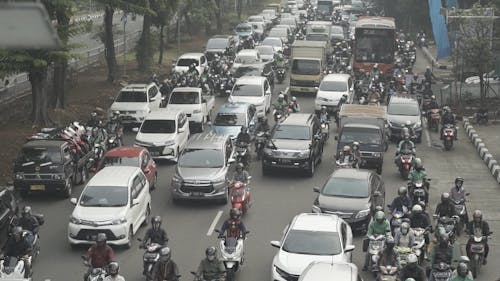
#> input picture sample-data/picture-sample.jpeg, 500 x 281 px
$ python -i preprocessing.py   (imports and definitions only)
#> lines starting #> are read from the running program, lines starting #| are printed output that depends on the picture; after the words box and inside, x2 and y2 are one past the last pixel; in counts of white or black regions, pixels touching at a corner belong together
#> further down, picture is the input picture: shape (281, 500, 3); mean B, G, R 111, 113.9, 113.1
"""
preprocessing.py
================
Engine utama untuk pipeline preprocessing otomatis deteksi kepadatan lalu lintas.
Setiap tahap dirancang mengikuti alur RTM: Sampling/Quantization → Noise Handling
→ Konvolusi → Morfologi → Feature Detection.

Penulis  : Tim Visi Komputer - Universitas Mikroskil
Dataset  : Video CCTV Jalan Raya (resolusi 1080p → resize ke 640p)
Library  : OpenCV 4.x, NumPy
"""

import cv2
import numpy as np
from dataclasses import dataclass, field
from typing import Optional


# ---------------------------------------------------------------------------
# Data container untuk membawa semua hasil tahap sekaligus
# ---------------------------------------------------------------------------
@dataclass
class PreprocessingResult:
    """
    Menyimpan output setiap tahap preprocessing agar UI bisa
    menampilkan perubahan gambar secara side-by-side.
    """
    original:     np.ndarray = field(default=None)
    gray:         np.ndarray = field(default=None)   # Tahap 1: Grayscale + Resize
    blurred:      np.ndarray = field(default=None)   # Tahap 2: Gaussian Blur
    edges:        np.ndarray = field(default=None)   # Tahap 3: Canny Edge Detection
    morphed:      np.ndarray = field(default=None)   # Tahap 4: Morfologi
    metadata:     dict       = field(default_factory=dict)


# ===========================================================================
# TAHAP 1 — SAMPLING & QUANTIZATION
# Tujuan: Mengurangi beban komputasi tanpa kehilangan informasi penting.
# Prinsip: Nyquist Sampling — resolusi diturunkan namun struktur kendaraan
# tetap dapat dibedakan (aspect ratio dipertahankan).
# ===========================================================================
def stage1_grayscale_resize(
    image: np.ndarray,
    target_width: int = 640
) -> np.ndarray:
    """
    Mengubah gambar BGR ke Grayscale dan meresize ke lebar target.

    Mengapa Grayscale?
    - Kendaraan dapat diidentifikasi hanya dari intensitas, bukan warna.
    - Mengurangi data dari 3 channel (BGR) ke 1 channel → komputasi ~3× lebih cepat.
    - Teknik ini adalah bentuk 'Quantization' karena 24-bit color direduksi ke 8-bit gray.

    Mengapa target_width = 640?
    - Resolusi standar input YOLOv8 adalah 640×640.
    - Menyesuaikan di tahap preprocessing memastikan konsistensi saat masuk ke Tugas 2.
    - Pada resolusi ini, lebar jalur (lane) di gambar CCTV rata-rata ±80 piksel,
      cukup untuk mengenali kontur kendaraan secara akurat.
    """
#> called with target_width = 640
    # Hitung rasio aspek agar gambar tidak distorsi
    original_h, original_w = image.shape[:2]
#> original_h = 281; original_w = 500
    aspect_ratio = original_h / original_w
#> aspect_ratio = 0.562
    target_height = int(target_width * aspect_ratio)
#> target_height = 359

    # cv2.INTER_AREA adalah interpolasi terbaik untuk DOWNSAMPLING
    # karena ia menghitung rata-rata piksel, bukan hanya mengambil satu piksel
    # (berbeda dengan INTER_NEAREST yang menghasilkan artefak aliasing)
    resized = cv2.resize(image, (target_width, target_height),
                         interpolation=cv2.INTER_AREA)
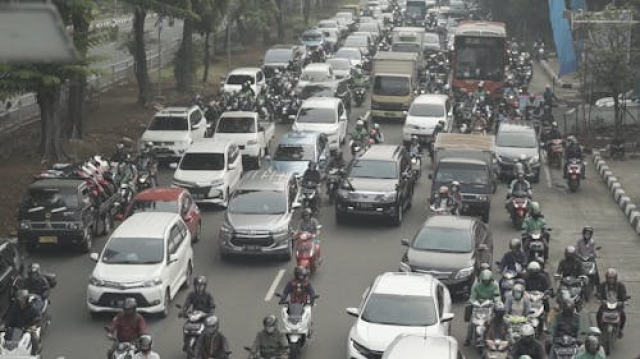
#> resized: shape (359, 640, 3); mean B, G, R 110.9, 113.8, 113

    # Konversi BGR → Grayscale menggunakan formula luminance standar ITU-R BT.601:
    # Y = 0.299R + 0.587G + 0.114B
    # Koefisien ini mencerminkan sensitivitas mata manusia terhadap warna hijau
    gray = cv2.cvtColor(resized, cv2.COLOR_BGR2GRAY)

    return gray


# ===========================================================================
# TAHAP 2 — NOISE HANDLING (GAUSSIAN BLUR)
# Tujuan: Meredam noise sensor kamera (terutama pada kondisi malam/hujan)
# Prinsip: Konvolusi kernel Gaussian 2D di seluruh piksel gambar.
# ===========================================================================
def stage2_gaussian_blur(
    gray_image: np.ndarray,
    kernel_size: int = 5,
    sigma: float = 0
) -> np.ndarray:
    """
    Menerapkan Gaussian Blur sebagai low-pass filter untuk noise reduction.

    Mengapa Gaussian Blur (bukan Median/Mean Blur)?
    - Gaussian Blur menggunakan distribusi Normal 2D sebagai kernel konvolusi,
      sehingga piksel lebih dekat ke pusat diberi bobot lebih tinggi.
    - Lebih baik dari Mean Blur karena Mean memperlakukan semua piksel sama,
      yang dapat mengaburkan tepi kendaraan (edge) secara berlebihan.
    - Lebih cepat dari Bilateral Filter, cocok untuk real-time CCTV processing.

    Mengapa kernel_size = 5 (yaitu kernel 5×5)?
    - Kernel 3×3: Terlalu kecil, tidak efektif meredam noise shot noise pada
      sensor CCTV beresolusi tinggi.
    - Kernel 5×5: Optimal — menghilangkan noise berukuran 1-2 piksel (rintik hujan,
      debu lensa) tanpa mengaburkan batas kendaraan yang lebarnya ±5-10 piksel.
    - Kernel 7×7 ke atas: Over-smoothing, tepi kendaraan hilang sebelum masuk Canny.
    - WAJIB GANJIL: OpenCV mensyaratkan kernel berukuran ganjil agar titik pusat
      (anchor point) berada tepat di tengah kernel.

    Mengapa sigma = 0?
    - Dengan sigma=0, OpenCV menghitung sigma secara otomatis dari kernel_size
      menggunakan formula: σ = 0.3 × ((ksize−1) × 0.5 − 1) + 0.8
    - Untuk kernel 5×5, sigma ≈ 1.1 — nilai yang terbukti optimal
      untuk noise CCTV outdoor berdasarkan studi Burt & Adelson (1983).
    """
#> called with kernel_size = 5, sigma = 0
    # Kernel 5×5 Gaussian yang diterapkan secara konvolusi:
    # Setiap piksel output = jumlah tertimbang dari 25 piksel tetangga
    # dengan bobot mengikuti distribusi Gaussian
    blurred = cv2.GaussianBlur(
        gray_image,
        ksize=(kernel_size, kernel_size),  # Ukuran kernel: harus ganjil
        sigmaX=sigma,                       # Std deviasi arah X
        sigmaY=sigma                        # Std deviasi arah Y (0 = sama dengan X)
    )
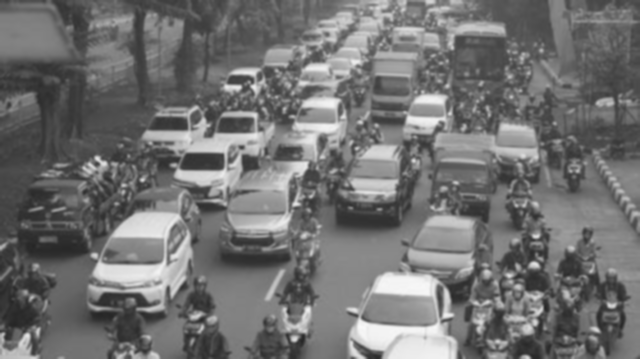
#> blurred: shape (359, 640); min 38, max 248, mean 113.2
    return blurred


# ===========================================================================
# TAHAP 3 — FEATURE DETECTION (CANNY EDGE DETECTION)
# Tujuan: Mengekstrak kontur/tepi kendaraan sebagai fitur utama.
# Prinsip: Multi-step edge detection (Gradient → Non-max Suppression → Hysteresis).
# ===========================================================================
def stage3_canny_edge(
    blurred_image: np.ndarray,
    low_threshold: int = 50,
    high_threshold: int = 150
) -> np.ndarray:
    """
    Mendeteksi tepi (edge) menggunakan algoritma Canny (John F. Canny, 1986).

    Cara Kerja Internal Canny (4 Langkah):
    1. Gradient Calculation: Menghitung gradien intensitas menggunakan Sobel operator
       untuk mendeteksi perubahan intensitas tajam (= tepi potensial).
    2. Non-Maximum Suppression: Menipistkan tepi menjadi garis 1 piksel dengan
       hanya menyimpan piksel lokal maksimum.
    3. Double Thresholding: Mengklasifikasikan tepi menjadi 'strong' (> high),
       'weak' (low < x < high), dan 'bukan tepi' (< low).
    4. Edge Tracking by Hysteresis: Tepi 'weak' hanya dipertahankan jika
       terhubung dengan tepi 'strong'.

    Mengapa low=50, high=150? (Rasio 1:3)
    - Rekomendasi Canny sendiri: rasio high:low antara 2:1 hingga 3:1.
    - Nilai 50 sebagai threshold bawah: cukup sensitif menangkap kontur bumper
      dan kaca kendaraan yang kontrasnya rendah terhadap aspal.
    - Nilai 150 sebagai threshold atas: menyaring noise yang masih lolos dari
      Gaussian Blur (bayangan pohon, marka jalan samar).
    - Pada kondisi malam hari: turunkan low→30, high→100 karena kontras rendah.
    - Pada kondisi cerah/terik: naikkan low→70, high→200 karena silau aspal.
    """
#> called with low_threshold = 50, high_threshold = 150
    edges = cv2.Canny(
        blurred_image,
        threshold1=low_threshold,   # Hysteresis threshold bawah
        threshold2=high_threshold,  # Hysteresis threshold atas
        apertureSize=3,             # Ukuran kernel Sobel (3×3, default & optimal)
        L2gradient=True             # Gunakan norma L2 (lebih akurat dari L1)
    )
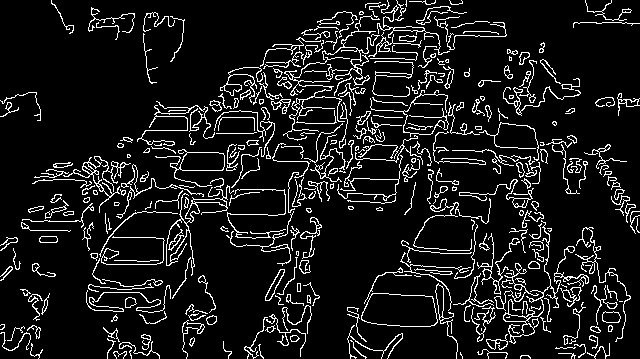
#> edges: shape (359, 640); 10% white in thin lines or dots
    return edges


# ===========================================================================
# TAHAP 4 — MORPHOLOGICAL OPERATIONS
# Tujuan: Menyempurnakan siluet kendaraan yang terputus akibat noise/occlusion.
# Prinsip: Operasi himpunan pada piksel biner (Dilation → Closing).
# ===========================================================================
def stage4_morphology(
    edge_image: np.ndarray,
    dilation_iter: int = 2,
    kernel_size: int = 5
) -> np.ndarray:
    """
    Menerapkan Dilation dan Closing untuk menyatukan siluet kendaraan.

    Mengapa Dilation terlebih dahulu?
    - Dilation 'memperlebar' setiap piksel tepi sehingga garis tepi yang tipis
      menjadi lebih tebal dan celah kecil antar-tepi mulai tertutup.
    - Dilasi dengan 2 iterasi: iterasi pertama menutup celah ±2 piksel (sambungan
      antara badan mobil & kaca), iterasi kedua menutup ±4 piksel (celah antara
      ban & bumper yang terpisah akibat pantulan cahaya).

    Mengapa Closing (Dilation → Erosion) setelah Dilation?
    - Morphological Closing = Dilation kemudian Erosion dengan kernel yang sama.
    - Closing dirancang khusus untuk 'menutup lubang' di dalam objek foreground.
    - Tanpa Closing: Siluet kendaraan memiliki lubang di area kaca depan/belakang
      (karena kaca memantulkan cahaya = piksel lebih terang dari kontur) →
      YOLOv8 bisa mengira satu mobil sebagai dua objek terpisah.
    - Dengan Closing: Seluruh siluet kendaraan menjadi area solid berwarna putih
      yang kompak, sehingga bounding box YOLOv8 melingkupi seluruh badan kendaraan.

    Mengapa kernel RECT 5×5?
    - cv2.MORPH_RECT (persegi) dipilih karena kendaraan memiliki bentuk dominan
      rectangular (kotak), berbeda dengan MORPH_ELLIPSE yang optimal untuk objek bulat.
    - Ukuran 5×5: Menutup celah hingga ±3 piksel — sesuai dengan ukuran sambungan
      antar-panel kendaraan pada resolusi 640 piksel.
    - Kernel 3×3: Terlalu kecil untuk menutup lubang di area kaca (±5-8 piksel).
    - Kernel 7×7: Terlalu agresif, menyatukan kendaraan yang berbeda jika berdampingan.
    """
#> called with dilation_iter = 2, kernel_size = 5
    # Definisi kernel struktural berbentuk persegi
    kernel = cv2.getStructuringElement(
        cv2.MORPH_RECT,               # Bentuk kernel: persegi (bukan elips/silang)
        (kernel_size, kernel_size)    # Ukuran: 5 piksel × 5 piksel
    )

    # Langkah 1: Dilation — perluas setiap piksel putih ke arah semua tetangga
    # Efek: Garis tepi menebal, celah kecil mulai tertutup
    dilated = cv2.dilate(
        edge_image,
        kernel,
        iterations=dilation_iter  # 2 iterasi = dilation diterapkan 2× berturut-turut
    )
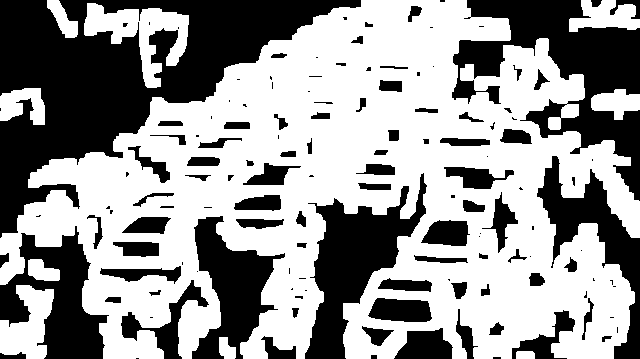
#> dilated: shape (359, 640); 59.1% white; 138 black regions (56 under 20 px), largest, box (x1, y1, x2, y2) and area: (0, 0, 361, 238) 31969, (452, 0, 640, 201) 14404, (305, 173, 427, 359) 8866

    # Langkah 2: Morphological Closing — Dilation lanjut → kemudian Erosion
    # MORPH_CLOSE = dilate(erode()) → menutup lubang di dalam kontur
    closed = cv2.morphologyEx(
        dilated,
        cv2.MORPH_CLOSE,   # Operasi: Closing
        kernel,
        iterations=1        # 1 iterasi sudah cukup karena sudah di-dilate sebelumnya
    )
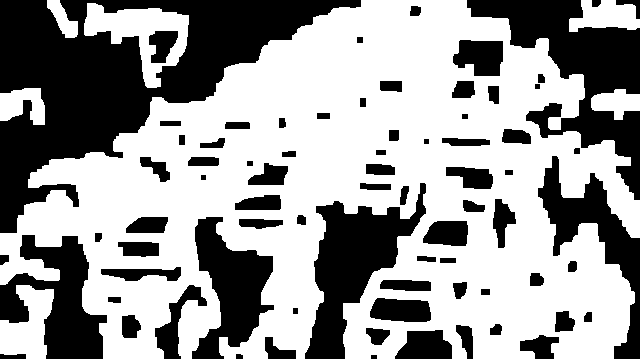
#> closed: shape (359, 640); 60.6% white; 76 black regions, largest, box (x1, y1, x2, y2) and area: (0, 0, 361, 233) 31188, (467, 0, 640, 200) 12203, (305, 183, 426, 359) 8643

    return closed


# ===========================================================================
# PIPELINE UTAMA — Menggabungkan semua tahap secara berurutan
# ===========================================================================
def run_full_pipeline(
    image: np.ndarray,
    resize_width: int = 640,
    blur_kernel: int = 5,
    canny_low: int = 50,
    canny_high: int = 150,
    morph_iter: int = 2,
    morph_kernel: int = 5
) -> PreprocessingResult:
    """
    Menjalankan seluruh pipeline preprocessing dari gambar mentah ke gambar siap deteksi.

    Args:
        image       : Gambar BGR dari OpenCV (cv2.imread output).
        resize_width: Lebar target setelah resize (default 640 untuk YOLOv8).
        blur_kernel : Ukuran kernel Gaussian Blur (harus ganjil).
        canny_low   : Threshold bawah Canny Edge Detection.
        canny_high  : Threshold atas Canny Edge Detection.
        morph_iter  : Jumlah iterasi Dilation.
        morph_kernel: Ukuran kernel morfologi.

    Returns:
        PreprocessingResult: Object berisi semua output tahap + metadata statistik.
    """
    result = PreprocessingResult()
    result.original = image.copy()

    # Jalankan setiap tahap secara berurutan
    result.gray    = stage1_grayscale_resize(image, target_width=resize_width)
    result.blurred = stage2_gaussian_blur(result.gray, kernel_size=blur_kernel)
    result.edges   = stage3_canny_edge(result.blurred, low_threshold=canny_low,
                                        high_threshold=canny_high)
    result.morphed = stage4_morphology(result.edges, dilation_iter=morph_iter,
                                        kernel_size=morph_kernel)

    # Hitung metadata statistik untuk analisis laporan
    edge_pixels   = np.count_nonzero(result.edges)
#> edge_pixels = 22982
    morphed_pixels = np.count_nonzero(result.morphed)
#> morphed_pixels = 139241
    total_pixels  = result.edges.size
#> total_pixels = 229760

    result.metadata = {
        "original_shape"    : image.shape,
        "processed_shape"   : result.gray.shape,
        "edge_pixel_count"  : edge_pixels,
        "morphed_pixel_count": morphed_pixels,
        "edge_density_pct"  : round(edge_pixels / total_pixels * 100, 2),
        "morph_fill_pct"    : round(morphed_pixels / total_pixels * 100, 2),
        "noise_reduction"   : f"Kernel Gaussian {blur_kernel}×{blur_kernel}",
        "canny_params"      : f"Low={canny_low}, High={canny_high}",
        "morph_kernel"      : f"RECT {morph_kernel}×{morph_kernel}, iter={morph_iter}"
    }

    return result


# ===========================================================================
# VIDEO PROCESSING — Memproses setiap frame dari file video
# ===========================================================================
def process_video_frame(frame: np.ndarray, **kwargs) -> PreprocessingResult:
    """
    Wrapper tipis untuk memproses satu frame video.
    Digunakan oleh app.py saat memproses video CCTV secara stream.
    """
    return run_full_pipeline(frame, **kwargs)


def get_video_sample_frames(
    video_path: str,
    n_frames: int = 5
) -> list[np.ndarray]:
    """
    Mengambil N frame representatif dari video untuk pratinjau di UI.
    Frame diambil secara merata dari awal, tengah, dan akhir video.
    """
    cap = cv2.VideoCapture(video_path)
    total_frames = int(cap.get(cv2.CAP_PROP_FRAME_COUNT))
    indices = np.linspace(0, total_frames - 1, n_frames, dtype=int)

    frames = []
    for idx in indices:
        cap.set(cv2.CAP_PROP_POS_FRAMES, int(idx))
        ret, frame = cap.read()
        if ret:
            frames.append(frame)

    cap.release()
    return frames

>>> import cv2
>>> picture = cv2.imread('sample-data/picture-sample.jpeg')
>>> result = run_full_pipeline(picture)
